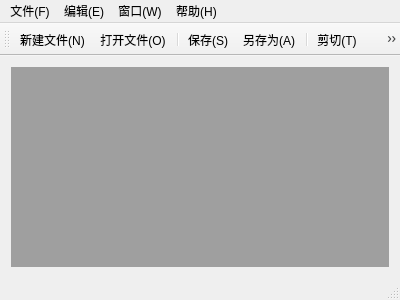
<?xml version="1.0" encoding="UTF-8"?>
<ui version="4.0">
 <class>MainWindow</class>
 <widget class="QMainWindow" name="MainWindow">
  <property name="geometry">
   <rect>
    <x>0</x>
    <y>0</y>
    <width>400</width>
    <height>300</height>
   </rect>
  </property>
  <property name="windowTitle">
   <string>MainWindow</string>
  </property>
  <widget class="QWidget" name="centralWidget">
   <layout class="QGridLayout" name="gridLayout">
    <item row="0" column="0">
     <widget class="QMdiArea" name="mdiArea"/>
    </item>
   </layout>
  </widget>
  <widget class="QMenuBar" name="menuBar">
   <property name="geometry">
    <rect>
     <x>0</x>
     <y>0</y>
     <width>400</width>
     <height>23</height>
    </rect>
   </property>
   <widget class="QMenu" name="menuF">
    <property name="title">
     <string>文件(F)</string>
    </property>
    <addaction name="actionNew"/>
    <addaction name="actionOpen"/>
    <addaction name="actionSave"/>
    <addaction name="actionSaveAs"/>
    <addaction name="actionExit"/>
   </widget>
   <widget class="QMenu" name="menuE">
    <property name="title">
     <string>编辑(E)</string>
    </property>
    <addaction name="actionUndo"/>
    <addaction name="actionRedo"/>
    <addaction name="actionCut"/>
    <addaction name="actionCopy"/>
    <addaction name="actionPaste"/>
   </widget>
   <widget class="QMenu" name="menuW">
    <property name="title">
     <string>窗口(W)</string>
    </property>
    <addaction name="actionClose"/>
    <addaction name="actionCloseAll"/>
    <addaction name="actionTile"/>
    <addaction name="actionCascade"/>
    <addaction name="actionNext"/>
    <addaction name="actionPrevious"/>
   </widget>
   <widget class="QMenu" name="menuH">
    <property name="title">
     <string>帮助(H)</string>
    </property>
    <addaction name="actionAbout"/>
    <addaction name="actionAboutQt"/>
   </widget>
   <addaction name="menuF"/>
   <addaction name="menuE"/>
   <addaction name="menuW"/>
   <addaction name="menuH"/>
  </widget>
  <widget class="QToolBar" name="mainToolBar">
   <attribute name="toolBarArea">
    <enum>TopToolBarArea</enum>
   </attribute>
   <attribute name="toolBarBreak">
    <bool>false</bool>
   </attribute>
   <addaction name="actionNew"/>
   <addaction name="actionOpen"/>
   <addaction name="separator"/>
   <addaction name="actionSave"/>
   <addaction name="actionSaveAs"/>
   <addaction name="separator"/>
   <addaction name="actionCut"/>
   <addaction name="actionCopy"/>
   <addaction name="actionPaste"/>
   <addaction name="separator"/>
   <addaction name="actionUndo"/>
   <addaction name="actionRedo"/>
  </widget>
  <widget class="QStatusBar" name="statusBar"/>
  <action name="actionNew">
   <property name="icon">
    <iconset resource="myimage.qrc">
     <normaloff>:/myImage/images/new.png</normaloff>:/myImage/images/new.png</iconset>
   </property>
   <property name="text">
    <string>新建文件(&amp;N)</string>
   </property>
   <property name="toolTip">
    <string>新建文件</string>
   </property>
   <property name="shortcut">
    <string>Ctrl+N</string>
   </property>
  </action>
  <action name="actionOpen">
   <property name="icon">
    <iconset resource="myimage.qrc">
     <normaloff>:/myImage/images/open.png</normaloff>:/myImage/images/open.png</iconset>
   </property>
   <property name="text">
    <string>打开文件(&amp;O)...</string>
   </property>
   <property name="toolTip">
    <string>打开文件</string>
   </property>
   <property name="shortcut">
    <string>Ctrl+O</string>
   </property>
  </action>
  <action name="actionSave">
   <property name="icon">
    <iconset resource="myimage.qrc">
     <normaloff>:/myImage/images/save.png</normaloff>:/myImage/images/save.png</iconset>
   </property>
   <property name="text">
    <string>保存(&amp;S)</string>
   </property>
   <property name="toolTip">
    <string>保存</string>
   </property>
   <property name="shortcut">
    <string>Ctrl+S</string>
   </property>
  </action>
  <action name="actionSaveAs">
   <property name="icon">
    <iconset resource="myimage.qrc">
     <normaloff>:/myImage/images/saveAs.png</normaloff>:/myImage/images/saveAs.png</iconset>
   </property>
   <property name="text">
    <string>另存为(&amp;A)...</string>
   </property>
   <property name="toolTip">
    <string>另存为</string>
   </property>
  </action>
  <action name="actionExit">
   <property name="icon">
    <iconset resource="myimage.qrc">
     <normaloff>:/myImage/images/exit.png</normaloff>:/myImage/images/exit.png</iconset>
   </property>
   <property name="text">
    <string>退出(&amp;X)</string>
   </property>
   <property name="toolTip">
    <string>退出</string>
   </property>
  </action>
  <action name="actionUndo">
   <property name="icon">
    <iconset resource="myimage.qrc">
     <normaloff>:/myImage/images/undo.png</normaloff>:/myImage/images/undo.png</iconset>
   </property>
   <property name="text">
    <string>撤销(&amp;U)</string>
   </property>
   <property name="toolTip">
    <string>撤销</string>
   </property>
   <property name="shortcut">
    <string>Ctrl+Z</string>
   </property>
  </action>
  <action name="actionRedo">
   <property name="icon">
    <iconset resource="myimage.qrc">
     <normaloff>:/myImage/images/redo.png</normaloff>:/myImage/images/redo.png</iconset>
   </property>
   <property name="text">
    <string>恢复(&amp;R)</string>
   </property>
   <property name="toolTip">
    <string>恢复</string>
   </property>
   <property name="shortcut">
    <string>Ctrl+Y</string>
   </property>
  </action>
  <action name="actionCut">
   <property name="icon">
    <iconset resource="myimage.qrc">
     <normaloff>:/myImage/images/cut.png</normaloff>:/myImage/images/cut.png</iconset>
   </property>
   <property name="text">
    <string>剪切(&amp;T)</string>
   </property>
   <property name="toolTip">
    <string>剪切</string>
   </property>
   <property name="shortcut">
    <string>Ctrl+X</string>
   </property>
  </action>
  <action name="actionCopy">
   <property name="icon">
    <iconset resource="myimage.qrc">
     <normaloff>:/myImage/images/copy.png</normaloff>:/myImage/images/copy.png</iconset>
   </property>
   <property name="text">
    <string>复制(&amp;C)</string>
   </property>
   <property name="toolTip">
    <string>复制</string>
   </property>
   <property name="shortcut">
    <string>Ctrl+C</string>
   </property>
  </action>
  <action name="actionPaste">
   <property name="icon">
    <iconset resource="myimage.qrc">
     <normaloff>:/myImage/images/paste.png</normaloff>:/myImage/images/paste.png</iconset>
   </property>
   <property name="text">
    <string>粘贴(&amp;P)</string>
   </property>
   <property name="toolTip">
    <string>粘贴</string>
   </property>
   <property name="shortcut">
    <string>Ctrl+V</string>
   </property>
  </action>
  <action name="actionClose">
   <property name="text">
    <string>关闭(&amp;O)</string>
   </property>
   <property name="toolTip">
    <string>关闭</string>
   </property>
  </action>
  <action name="actionCloseAll">
   <property name="text">
    <string>关闭所有窗口(&amp;A)</string>
   </property>
   <property name="toolTip">
    <string>关闭所有窗口</string>
   </property>
  </action>
  <action name="actionTile">
   <property name="text">
    <string>平铺(&amp;T)</string>
   </property>
   <property name="toolTip">
    <string>平铺</string>
   </property>
  </action>
  <action name="actionCascade">
   <property name="text">
    <string>层叠(&amp;C)</string>
   </property>
   <property name="toolTip">
    <string>层叠</string>
   </property>
  </action>
  <action name="actionNext">
   <property name="icon">
    <iconset resource="myimage.qrc">
     <normaloff>:/myImage/images/next.png</normaloff>:/myImage/images/next.png</iconset>
   </property>
   <property name="text">
    <string>下一个(&amp;X)</string>
   </property>
   <property name="toolTip">
    <string>下一个</string>
   </property>
   <property name="shortcut">
    <string>Ctrl+Tab</string>
   </property>
  </action>
  <action name="actionPrevious">
   <property name="icon">
    <iconset resource="myimage.qrc">
     <normaloff>:/myImage/images/previous.png</normaloff>:/myImage/images/previous.png</iconset>
   </property>
   <property name="text">
    <string>前一个(&amp;V)</string>
   </property>
   <property name="toolTip">
    <string>前一个</string>
   </property>
   <property name="shortcut">
    <string>Ctrl+Shift+Backtab</string>
   </property>
  </action>
  <action name="actionAbout">
   <property name="icon">
    <iconset resource="myimage.qrc">
     <normaloff>:/myImage/images/about.png</normaloff>:/myImage/images/about.png</iconset>
   </property>
   <property name="text">
    <string>关于(&amp;A)</string>
   </property>
   <property name="toolTip">
    <string>关于</string>
   </property>
  </action>
  <action name="actionAboutQt">
   <property name="text">
    <string>关于Qt(&amp;Q)</string>
   </property>
   <property name="toolTip">
    <string>关于Qt</string>
   </property>
  </action>
 </widget>
 <layoutdefault spacing="6" margin="11"/>
 <resources>
  <include location="myimage.qrc"/>
 </resources>
 <connections/>
</ui>
